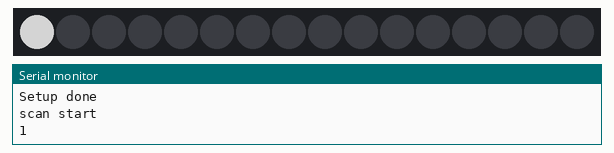
Bench run of a sketch on a simulated ESP8266 (NodeMCU). On the bench: 16 RGB LEDs in strip order, left to right, the last lines printed to the serial monitor. Dim RGB values are drawn brighter than linear; a WiFi scan finds three made-up networks.

Above: at 0.2 s.
At 9.2 s:
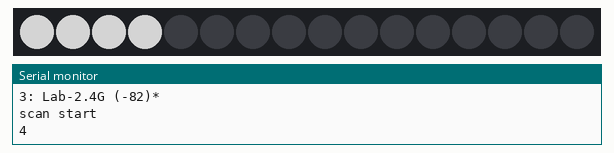
At 18.3 s:
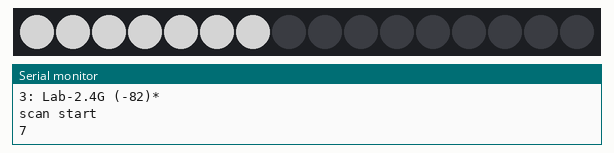
At 27.4 s:
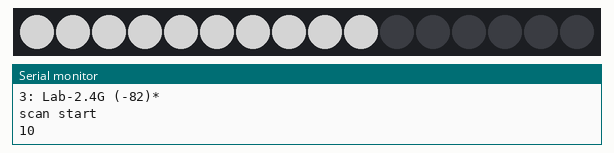
At 36.5 s:
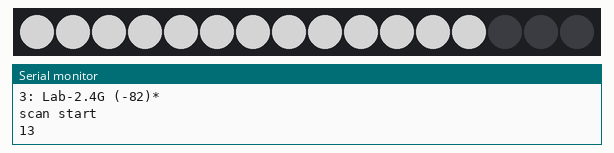

The sketch:

ESP8266_WiFiScan_Hackday.ino
```cpp
/*
 *  This sketch demonstrates how to scan WiFi networks.
 *  The API is almost the same as with the WiFi Shield library,
 *  the most obvious difference being the different file you need to include:
 */

#include <Adafruit_NeoPixel.h>
#include "ESP8266WiFi.h"

#define LEDPIN        13
#define NUMPIXELS     16

Adafruit_NeoPixel pix = Adafruit_NeoPixel(NUMPIXELS, LEDPIN, NEO_GRB + NEO_KHZ800);
uint8_t LEDr = 0, LEDg = 0, LEDb = 0, fBlink = 0;
#define BLINK_INTERVAL 500 // [ms], 1000->500

void set_led(int n, int r, int g, int b, uint8_t f_blink){
  LEDr = r; LEDg = g; LEDb = b;
  fBlink = f_blink;
  pix.setPixelColor(n, pix.Color(LEDr, LEDg, LEDb));
  pix.show();
}

void LEDblink()
{
  if (fBlink != 0){
    if (fBlink == 1){
      pix.setPixelColor(0, pix.Color(LEDr, LEDg, LEDb));
      fBlink = 2;
    }
    else if (fBlink == 2){
      pix.setPixelColor(0, pix.Color(0, 0, 0));
      fBlink = 1;
    }
    pix.show();
  }
}

void setup() {
  Serial.begin(115200);

  // Set WiFi to station mode and disconnect from an AP if it was previously connected
  WiFi.mode(WIFI_STA);
  WiFi.disconnect();
  delay(100);

  pix.begin(); // This initializes the NeoPixel library.

  Serial.println("Setup done");
}

int i = 0;
void loop() {
  Serial.println("scan start");

 if(i >= NUMPIXELS){
    for(int j = 0; j < NUMPIXELS; j++){
        set_led(j, 0, 0, 0, 0);
    }
    i = 0;
  }

  set_led(i, 128, 128, 128, 0);

  i++;

  Serial.println(i);

  // WiFi.scanNetworks will return the number of networks found
  int n = WiFi.scanNetworks();
  Serial.println("scan done");
  if (n == 0)
    Serial.println("no networks found");
  else
  {
    Serial.print(n);
    Serial.println(" networks found");
    for (int i = 0; i < n; ++i)
    {
      // Print SSID and RSSI for each network found
      Serial.print(i + 1);
      Serial.print(": ");
      Serial.print(WiFi.SSID(i));
      Serial.print(" (");
      Serial.print(WiFi.RSSI(i));
      Serial.print(")");
      Serial.println((WiFi.encryptionType(i) == ENC_TYPE_NONE)?" ":"*");
      delay(10);
    }
  }
  Serial.println("");

  // Wait a bit before scanning again
  delay(1000);
}
```
